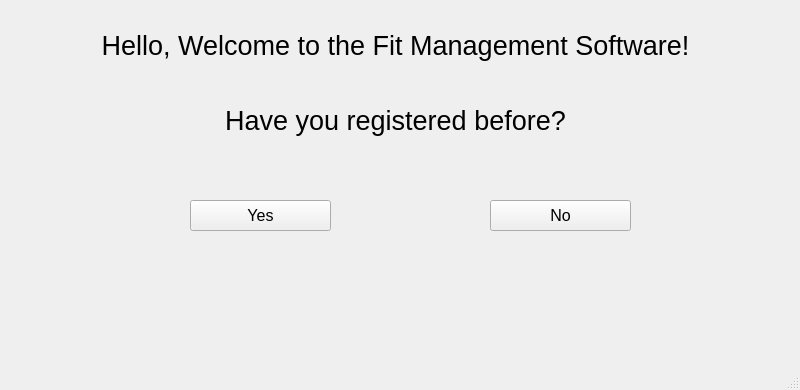
<?xml version="1.0" encoding="UTF-8"?>
<ui version="4.0">
 <class>MainWindow</class>
 <widget class="QMainWindow" name="MainWindow">
  <property name="geometry">
   <rect>
    <x>0</x>
    <y>0</y>
    <width>800</width>
    <height>390</height>
   </rect>
  </property>
  <property name="windowTitle">
   <string>MainWindow</string>
  </property>
  <widget class="QWidget" name="centralwidget">
   <widget class="QLabel" name="HelloWelcome">
    <property name="geometry">
     <rect>
      <x>80</x>
      <y>30</y>
      <width>631</width>
      <height>31</height>
     </rect>
    </property>
    <property name="font">
     <font>
      <family>Arial</family>
      <pointsize>20</pointsize>
     </font>
    </property>
    <property name="text">
     <string>Hello, Welcome to the Fit Management Software!</string>
    </property>
    <property name="alignment">
     <set>Qt::AlignCenter</set>
    </property>
   </widget>
   <widget class="QLabel" name="haveureg">
    <property name="geometry">
     <rect>
      <x>100</x>
      <y>100</y>
      <width>591</width>
      <height>41</height>
     </rect>
    </property>
    <property name="font">
     <font>
      <family>Arial</family>
      <pointsize>20</pointsize>
      <kerning>false</kerning>
     </font>
    </property>
    <property name="text">
     <string>Have you registered before?</string>
    </property>
    <property name="alignment">
     <set>Qt::AlignCenter</set>
    </property>
   </widget>
   <widget class="QPushButton" name="pushButton">
    <property name="geometry">
     <rect>
      <x>190</x>
      <y>200</y>
      <width>141</width>
      <height>31</height>
     </rect>
    </property>
    <property name="font">
     <font>
      <family>Arial</family>
      <pointsize>12</pointsize>
     </font>
    </property>
    <property name="text">
     <string>Yes</string>
    </property>
   </widget>
   <widget class="QPushButton" name="pushButton_2">
    <property name="geometry">
     <rect>
      <x>490</x>
      <y>200</y>
      <width>141</width>
      <height>31</height>
     </rect>
    </property>
    <property name="font">
     <font>
      <family>Arial</family>
      <pointsize>12</pointsize>
     </font>
    </property>
    <property name="text">
     <string>No</string>
    </property>
   </widget>
   <widget class="QWidget" name="horizontalLayoutWidget">
    <property name="geometry">
     <rect>
      <x>-1</x>
      <y>150</y>
      <width>801</width>
      <height>51</height>
     </rect>
    </property>
    <layout class="QHBoxLayout" name="horizontalLayout"/>
   </widget>
  </widget>
  <widget class="QMenuBar" name="menubar">
   <property name="geometry">
    <rect>
     <x>0</x>
     <y>0</y>
     <width>800</width>
     <height>21</height>
    </rect>
   </property>
  </widget>
  <widget class="QStatusBar" name="statusbar"/>
 </widget>
 <resources/>
 <connections/>
</ui>
